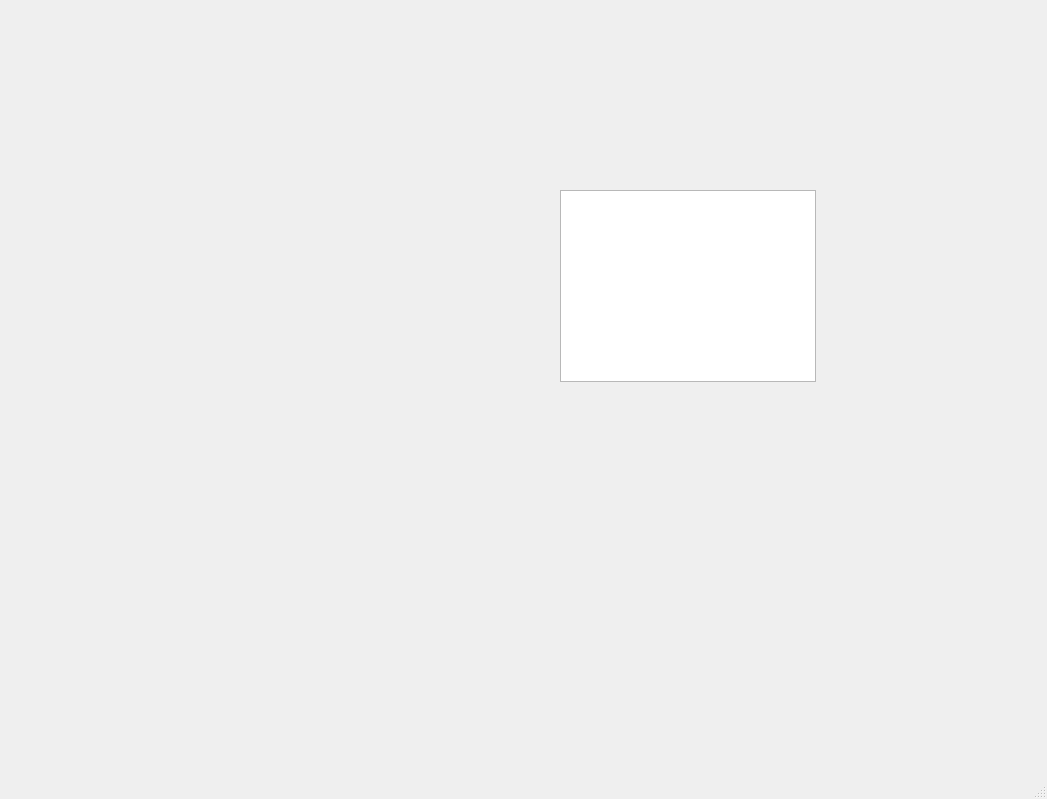
<?xml version="1.0" encoding="UTF-8"?>
<ui version="4.0">
 <class>MainWindow</class>
 <widget class="QMainWindow" name="MainWindow">
  <property name="geometry">
   <rect>
    <x>0</x>
    <y>0</y>
    <width>1047</width>
    <height>799</height>
   </rect>
  </property>
  <property name="windowTitle">
   <string>MainWindow</string>
  </property>
  <widget class="QWidget" name="centralwidget">
   <widget class="GraphicsLayoutWidget" name="graphicsView">
    <property name="geometry">
     <rect>
      <x>560</x>
      <y>190</y>
      <width>256</width>
      <height>192</height>
     </rect>
    </property>
   </widget>
  </widget>
  <widget class="QMenuBar" name="menubar">
   <property name="geometry">
    <rect>
     <x>0</x>
     <y>0</y>
     <width>1047</width>
     <height>26</height>
    </rect>
   </property>
  </widget>
  <widget class="QStatusBar" name="statusbar"/>
 </widget>
 <customwidgets>
  <customwidget>
   <class>GraphicsLayoutWidget</class>
   <extends>QGraphicsView</extends>
   <header>pyqtgraph</header>
  </customwidget>
 </customwidgets>
 <resources/>
 <connections/>
</ui>
